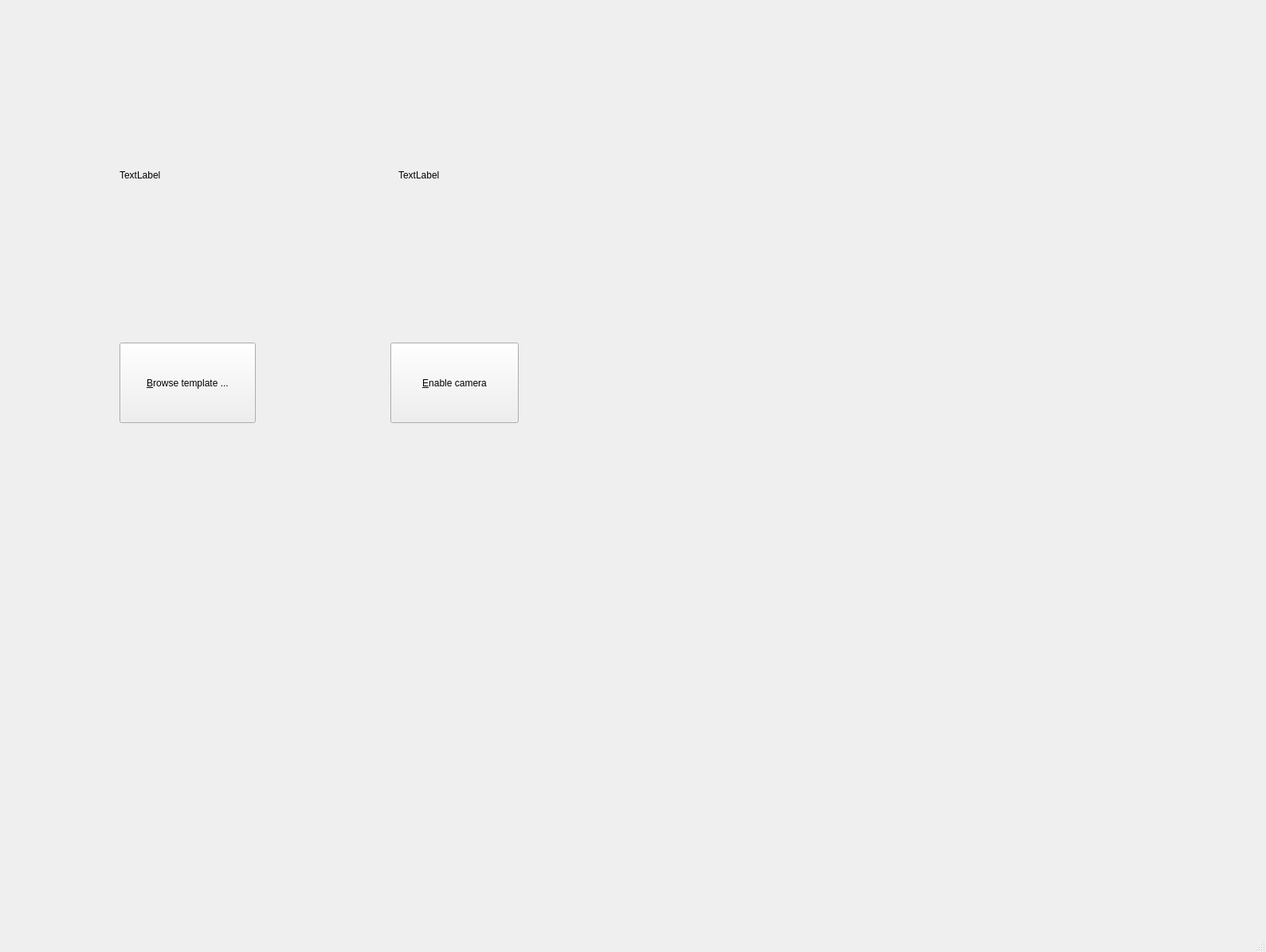
<?xml version="1.0" encoding="UTF-8"?>
<ui version="4.0">
 <class>MainWindow</class>
 <widget class="QMainWindow" name="MainWindow">
  <property name="geometry">
   <rect>
    <x>0</x>
    <y>0</y>
    <width>1589</width>
    <height>1195</height>
   </rect>
  </property>
  <property name="windowTitle">
   <string>SIFT Demo</string>
  </property>
  <widget class="QWidget" name="centralwidget">
   <widget class="QPushButton" name="browse_button">
    <property name="geometry">
     <rect>
      <x>150</x>
      <y>430</y>
      <width>171</width>
      <height>101</height>
     </rect>
    </property>
    <property name="text">
     <string>&amp;Browse template ...</string>
    </property>
   </widget>
   <widget class="QPushButton" name="toggle_cam_button">
    <property name="geometry">
     <rect>
      <x>490</x>
      <y>430</y>
      <width>161</width>
      <height>101</height>
     </rect>
    </property>
    <property name="text">
     <string>&amp;Enable camera</string>
    </property>
   </widget>
   <widget class="QLabel" name="template_label">
    <property name="geometry">
     <rect>
      <x>150</x>
      <y>100</y>
      <width>320</width>
      <height>240</height>
     </rect>
    </property>
    <property name="text">
     <string>TextLabel</string>
    </property>
   </widget>
   <widget class="QLabel" name="live_image_label">
    <property name="geometry">
     <rect>
      <x>500</x>
      <y>100</y>
      <width>320</width>
      <height>240</height>
     </rect>
    </property>
    <property name="text">
     <string>TextLabel</string>
    </property>
   </widget>
  </widget>
  <widget class="QMenuBar" name="menubar">
   <property name="geometry">
    <rect>
     <x>0</x>
     <y>0</y>
     <width>1589</width>
     <height>22</height>
    </rect>
   </property>
  </widget>
  <widget class="QStatusBar" name="statusbar"/>
 </widget>
 <resources/>
 <connections/>
</ui>
